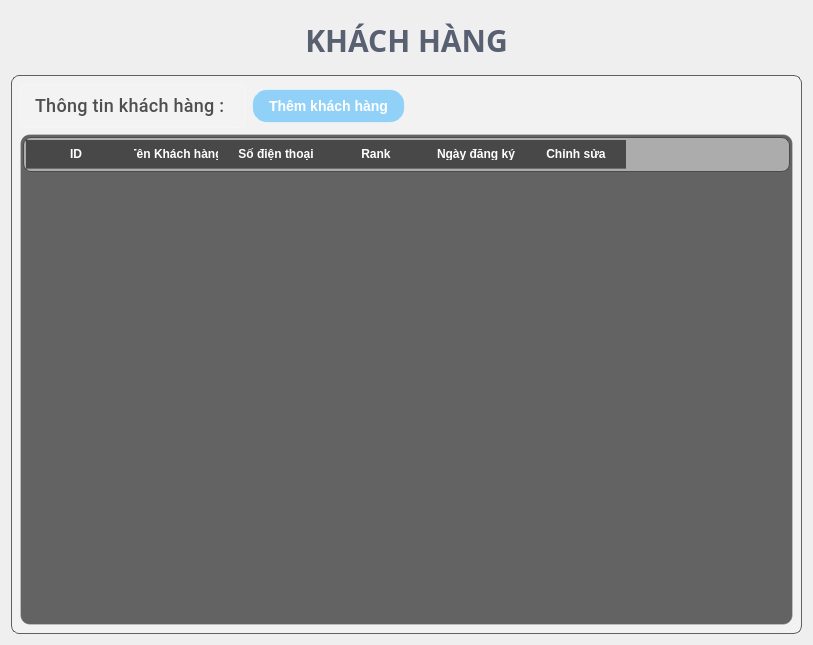
         <widget class="QWidget" name="customer_widget">
          <layout class="QGridLayout" name="gridLayout_8">
           <item row="0" column="0">
            <widget class="QLabel" name="label_29">
             <property name="font">
              <font>
               <family>Segoe UI,Montserrat,sans-serif</family>
               <pointsize>-1</pointsize>
               <weight>75</weight>
               <bold>true</bold>
              </font>
             </property>
             <property name="styleSheet">
              <string notr="true">QLabel {
    color: rgba(60, 70, 90, 0.85); /* Màu chữ xanh đậm sang trọng thay cho nâu vintage */
    font-family: &quot;Segoe UI&quot;, &quot;Montserrat&quot;, sans-serif; /* Font hiện đại thay cho Times New Roman */
    font-weight: bold; /* Giữ nguyên độ đậm */
    font-size: 30px; /* Giữ nguyên kích thước */
    padding: 8px; /* Giữ nguyên padding */
    
    text-align: center; /* Giữ nguyên căn giữa */
    
    /* Thêm các hiệu ứng glassmorphism */

}
</string>
             </property>
             <property name="text">
              <string>KHÁCH HÀNG</string>
             </property>
             <property name="alignment">
              <set>Qt::AlignCenter</set>
             </property>
            </widget>
           </item>
           <item row="1" column="0">
            <widget class="QWidget" name="widget_14" native="true">
             <property name="styleSheet">
              <string notr="true">QWidget {
    border: 1px solid rgba(60, 60, 60, 0.8); /* Viền mỏng màu xám đậm */
    border-radius: 8px; /* Bo góc mềm mại hơn */
    box-shadow: 0 2px 10px rgba(0, 0, 0, 0.15); /* Thêm đổ bóng nhẹ */
    background-color: rgba(245, 245, 245, 0.5); /* Nền trắng đục nhẹ */
    padding: 2px; /* Thêm padding nhỏ */
}
</string>
             </property>
             <layout class="QGridLayout" name="gridLayout_17">
              <item row="0" column="0">
               <layout class="QHBoxLayout" name="horizontalLayout_22">
                <item>
                 <layout class="QHBoxLayout" name="horizontalLayout_21">
                  <item>
                   <widget class="QLabel" name="label_18">
                    <property name="font">
                     <font>
                      <family>Segoe UI,Roboto,sans-serif</family>
                      <pointsize>-1</pointsize>
                      <weight>62</weight>
                      <bold>true</bold>
                     </font>
                    </property>
                    <property name="styleSheet">
                     <string notr="true">QLabel {
    color: rgba(50, 50, 50, 0.85); /* Màu chữ đậm nhưng hơi trong suốt */
    font-family: &quot;Segoe UI&quot;, &quot;Roboto&quot;, sans-serif; /* Font hiện đại */
    font-weight: 500; /* Độ đậm vừa phải */
    font-size: 18px; /* Kích thước phù hợp */
    padding: 10px;
    letter-spacing: 0.3px; /* Tăng khoảng cách chữ nhẹ */
    
    text-align: center;
    background-color: rgba(255, 255, 255, 0.1); /* Nền trắng trong suốt */
    border-radius: 6px; /* Bo góc */
    backdrop-filter: blur(5px); /* Hiệu ứng blur đặc trưng của glassmorphism */
    box-shadow: 0 2px 8px rgba(0, 0, 0, 0.07); /* Đổ bóng tinh tế */
    border: 1px solid rgba(255, 255, 255, 0.18); /* Viền trắng trong suốt */
}
</string>
                    </property>
                    <property name="text">
                     <string>Thông tin khách hàng : </string>
                    </property>
                   </widget>
                  </item>
                  <item>
                   <widget class="QPushButton" name="add_promotion_btn">
                    <property name="minimumSize">
                     <size>
                      <width>141</width>
                      <height>28</height>
                     </size>
                    </property>
                    <property name="styleSheet">
                     <string notr="true">QPushButton {
    background-color: rgba(0, 160, 255, 0.4); /* Xanh đậm hơn, vẫn trong suốt */
    color: white;
    font-weight: bold;
    font-size: 14px;
    border-radius: 15px;
    border: 1.5px solid rgba(255, 255, 255, 0.5); /* Viền sáng hơn chút */
    border-style: outset;
    border-width: 1px;
    padding: 8px 16px;
}

QPushButton:hover {
    background-color: rgba(50, 180, 255, 0.6); /* Xanh sáng và đậm hơn khi hover */
    border: 1.5px solid rgba(255, 255, 255, 0.7);
}

QPushButton:pressed {
    background-color: rgba(0, 130, 220, 0.5); /* Đậm hơn khi nhấn */
    border: 1.5px solid rgba(255, 255, 255, 0.4);
}</string>
                    </property>
                    <property name="text">
                     <string>Thêm khách hàng</string>
                    </property>
                   </widget>
                  </item>
                 </layout>
                </item>
                <item>
                 <spacer name="horizontalSpacer_19">
                  <property name="orientation">
                   <enum>Qt::Horizontal</enum>
                  </property>
                  <property name="sizeHint" stdset="0">
                   <size>
                    <width>388</width>
                    <height>20</height>
                   </size>
                  </property>
                 </spacer>
                </item>
               </layout>
              </item>
              <item row="1" column="0">
               <widget class="QTableWidget" name="table_khachhang">
                <property name="minimumSize">
                 <size>
                  <width>681</width>
                  <height>491</height>
                 </size>
                </property>
                <property name="styleSheet">
                 <string notr="true">/* Tổng thể bảng với phong cách Glassmorphism */
QTableWidget {
    background-color:  rgba(40, 40, 40, 180); /* Nền đen mờ, tăng độ trong suốt */
    border: 1px solid rgba(255, 255, 255, 0.2); /* Viền trắng mờ nhẹ */
    border-radius: 10px; /* Bo góc mềm mại */
    color: #ffffff; /* Chữ trắng để nổi bật */
    font-family: &quot;Arial&quot;, sans-serif;
    font-size: 14px;
	gridline-color: transparent;
}

/* Tiêu đề cột (header) */
QHeaderView::section {
    background-color: rgba(30, 30, 30, 180);
 /* Nền header đen mờ hơn một chút */
    color: #ffffff;
    padding: 8px;
    border: none;
    border-bottom: 1px solid rgba(255, 255, 255, 0.2);
    font-weight: bold;
}

/* Hiệu ứng hover cho tiêu đề */
QHeaderView::section:hover {
    background-color: rgba(0, 0, 0, 0.6); /* Sáng nhẹ khi hover */
    transition: background-color 0.3s ease; /* Hiệu ứng chuyển màu mượt */
}

/* Các ô trong bảng */
QTableWidget::item {
    padding: 8px;
    border: none;
    background-color: transparent;
}

/* Hiệu ứng khi chọn ô */
QTableWidget::item:selected {
    background-color: rgba(66, 165, 245, 0.4); /* Màu xanh dương mờ khi chọn */
    color: #ffffff;
}

/* Hiệu ứng hover cho ô */
QTableWidget::item:hover {
    background-color: rgba(255, 255, 255, 0.1); /* Sáng nhẹ khi rê chuột */
    transition: background-color 0.3s ease; /* Chuyển màu mượt mà */
}

/* Thanh cuộn dọc */
QScrollBar:vertical {
    background: rgba(0, 0, 0, 0.3); /* Nền đen mờ hơn */
    width: 10px;
    margin: 0px;
    border-radius: 5px;
}

QScrollBar::handle:vertical {
    background: linear-gradient(to bottom, rgba(66, 165, 245, 0.6), rgba(30, 136, 229, 0.6)); /* Gradient xanh dương mờ */
    border-radius: 5px;
}

QScrollBar::handle:vertical:hover {
    background: linear-gradient(to bottom, rgba(100, 181, 246, 0.7), rgba(66, 165, 245, 0.7)); /* Sáng hơn khi hover */
    transition: background 0.3s ease;
}

QScrollBar::add-line:vertical,
QScrollBar::sub-line:vertical {
    background: none;
}

QScrollBar::add-page:vertical,
QScrollBar::sub-page:vertical {
    background: none;
}

/* Thanh cuộn ngang */
QScrollBar:horizontal {
    background: rgba(0, 0, 0, 0.3); /* Nền đen mờ hơn */
    height: 10px;
    margin: 0px;
    border-radius: 5px;
}

QScrollBar::handle:horizontal {
    background: linear-gradient(to right, rgba(66, 165, 245, 0.6), rgba(30, 136, 229, 0.6)); /* Gradient xanh dương mờ */
    border-radius: 5px;
}

QScrollBar::handle:horizontal:hover {
    background: linear-gradient(to right, rgba(100, 181, 246, 0.7), rgba(66, 165, 245, 0.7)); /* Sáng hơn khi hover */
    transition: background 0.3s ease;
}

QScrollBar::add-line:horizontal,
QScrollBar::sub-line:horizontal {
    background: none;
}

QScrollBar::add-page:horizontal,
QScrollBar::sub-page:horizontal {
    background: none;
}</string>
                </property>
                <column>
                 <property name="text">
                  <string>ID</string>
                 </property>
                </column>
                <column>
                 <property name="text">
                  <string>Tên Khách hàng</string>
                 </property>
                </column>
                <column>
                 <property name="text">
                  <string>Số điện thoại</string>
                 </property>
                </column>
                <column>
                 <property name="text">
                  <string>Rank</string>
                 </property>
                </column>
                <column>
                 <property name="text">
                  <string>Ngày đăng ký</string>
                 </property>
                </column>
                <column>
                 <property name="text">
                  <string>Chỉnh sửa</string>
                 </property>
                </column>
               </widget>
              </item>
             </layout>
            </widget>
           </item>
          </layout>
         </widget>
